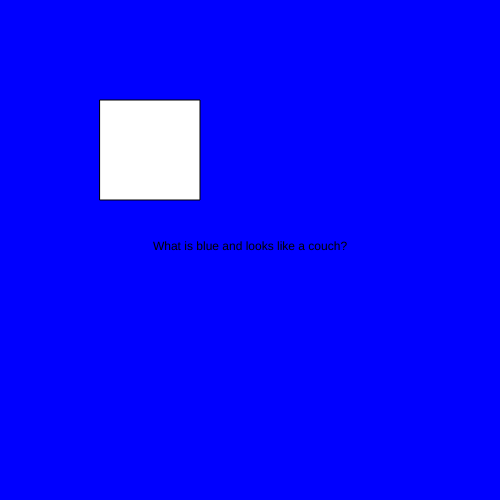
Frame 1 (no input)
Frame 60 (no input): identical to frame 1, image omitted
Frame 120 (the mouse pressed at the canvas centre since frame 60): identical to frame 1, image omitted

The p5.js sketch that drew this single still picture (run headless with seeded random() and noise() and a simulated clock; from frame 60 on, the mouse is pressed at the canvas centre):

// p5.js sketch
// ── sketch.js
let state = 0;

function setup() {
  createCanvas(500, 500);
  textAlign(CENTER);
}

function draw() {
  switch(state) {
    case 0:
      background("blue");
      text("What is blue and looks like a couch?", width/2, height/2);
      break;
    case 1:
      background("gray");
      text("My couch.", width/2, height/2);
      break;
  }

  rect(100, 100, 100, 100);
}

function mouseReleased(){
  if(mouseX > 100 && mouseX < 200 && mouseY > 100 && mouseY < 200){
    state++;
    if(state > 1) state = 0;  
  }
}
